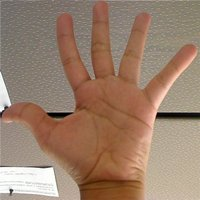
//> input picture CppImageProcessing/images/Back_Projection_Theory0.jpg, 200 x 200 px
$ ./focus_deblur -image=../images/Back_Projection_Theory0.jpg   (built with g++ and OpenCV 4)
//> lines starting //> are read from the running program, lines starting //| are printed output that depends on the picture; after the words box and inside, x2 and y2 are one past the last pixel; in counts of white or black regions, pixels touching at a corner belong together
/**
 * @brief Goal
 * 1. what a degradation image model is
 * 2. what the PSF of an out-of-focus image is
 * 3. how to restore a blurred image
 * 4. what is a Wiener filter
 *
 * @author Wei Li (weili_yzzcq@163.com)
 * @date 2023-05-06
 * @version Samples of OpenCV 4.7
 *
 */

#include <opencv2/imgproc.hpp>
#include <opencv2/highgui.hpp>
#include <opencv2/core/utils/logger.hpp>

#include <iostream>
#include <string>

void help();
void calcPSF(cv::Mat &outputImg, cv::Size filterSize, int R);
void fftshift(const cv::Mat &inputImg, cv::Mat &outputImg);
void filter2DFreq(const cv::Mat &inputImg, cv::Mat &outputImg, const cv::Mat &H);
void calcWnrFilter(const cv::Mat &input_h_PSF, cv::Mat &output_G, double nsr);

const cv::String keys =
    "{help h usage ? |             | print this message   }"
    "{image          |original.jpg | input image name     }"
    "{R              |5           | radius               }"
    "{SNR            |100         | signal to noise ratio}";

int main(int argc, char *argv[])
{
    cv::utils::logging::setLogLevel(
        cv::utils::logging::LogLevel::LOG_LEVEL_ERROR);
    /* -------------------------------------------------- */
    help();
    cv::CommandLineParser parser(argc, argv, keys);
    if (parser.has("help"))
    {
        parser.printMessage();
        return 0;
    }

    int R = parser.get<int>("R");
    int snr = parser.get<int>("SNR");
    std::string strInFileName = parser.get<cv::String>("image");
    if (!parser.check())
    {
        parser.printErrors();
        return 0;
    }

    cv::Mat imgIn = cv::imread(cv::samples::findFile(strInFileName),
                               cv::IMREAD_GRAYSCALE);
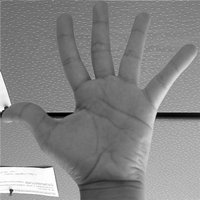
//> imgIn: 200 rows x 200 cols, CV_8UC1; min 0, max 255, mean 133.1
    if (imgIn.empty()) // check whether the image is loaded or not
    {
        std::cout << "ERROR : Image cannot be loaded..!!" << std::endl;
        return -1;
    }

    //! [main]
    // it needs to process even image only
    cv::Rect roi = cv::Rect(0, 0, imgIn.cols & -2, imgIn.rows & -2);
//> roi = Rect(0, 0, 200, 200)

    // Hw calculation (start)
    cv::Mat Hw, h;
    calcPSF(h, roi.size(), R);
    calcWnrFilter(h, Hw, 1.0 / double(snr));
    // Hw calculation (stop)

    // filtering (start)
    cv::Mat imgOut;
    filter2DFreq(imgIn(roi), imgOut, Hw);
    // filtering (stop)
    //! [main]

    imgOut.convertTo(imgOut, CV_8U);
    cv::normalize(imgOut, imgOut, 0, 255, cv::NORM_MINMAX);
    cv::imshow("Original", imgIn);
    cv::imshow("Debluring", imgOut);
    cv::imwrite("result.jpg", imgOut);

    cv::waitKey(0);
    cv::destroyAllWindows();
    return 0;
}

void help()
{
    std::cout << "2023-05-06\n";
    std::cout << "DeBlur_v8\n";
    std::cout << "You will learn how to recover an out-of-focus image by Wiener filter" << std::endl;
}

void calcPSF(cv::Mat &outputImg, cv::Size filterSize, int R)
{
//> called with filterSize = Size(200, 200), R = 5
    cv::Mat h(filterSize, CV_32F, cv::Scalar(0));
    cv::Point point(filterSize.width / 2, filterSize.height / 2);
//> point = Point(100, 100)
    cv::circle(h, point, R, 255, -1, 8);
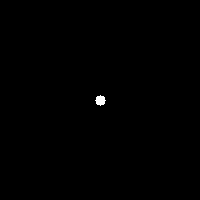
//> h: 200 rows x 200 cols, CV_32FC1; 0.2% white; 1 white region, box (x1, y1, x2, y2) and area: (95, 95, 106, 106) 81
    cv::Scalar summa = sum(h);
//> summa = Scalar(20655)
    outputImg = h / summa[0];
}

void fftshift(const cv::Mat &inputImg, cv::Mat &outputImg)
{
    outputImg = inputImg.clone();
    int cx = outputImg.cols / 2;
//> cx = 100
    int cy = outputImg.rows / 2;
//> cy = 100
    cv::Mat q0(outputImg, cv::Rect(0, 0, cx, cy));
    cv::Mat q1(outputImg, cv::Rect(cx, 0, cx, cy));
    cv::Mat q2(outputImg, cv::Rect(0, cy, cx, cy));
    cv::Mat q3(outputImg, cv::Rect(cx, cy, cx, cy));
    cv::Mat tmp;
    q0.copyTo(tmp);
    q3.copyTo(q0);
    tmp.copyTo(q3);
    q1.copyTo(tmp);
    q2.copyTo(q1);
    tmp.copyTo(q2);
}

void filter2DFreq(const cv::Mat &inputImg, cv::Mat &outputImg, const cv::Mat &H)
{
    cv::Mat planes[2] = {cv::Mat_<float>(inputImg.clone()),
                         cv::Mat::zeros(inputImg.size(), CV_32F)};
//> planes[1]: 200 rows x 200 cols, CV_32FC1; every value is 0

    cv::Mat complexI;
    cv::merge(planes, 2, complexI);
    cv::dft(complexI, complexI, cv::DFT_SCALE);

    cv::Mat planesH[2] = {cv::Mat_<float>(H.clone()),
                          cv::Mat::zeros(H.size(), CV_32F)};
    cv::Mat complexH;
    cv::merge(planesH, 2, complexH);
    cv::Mat complexIH;
    cv::mulSpectrums(complexI, complexH, complexIH, 0);

    cv::idft(complexIH, complexIH);
    cv::split(complexIH, planes);
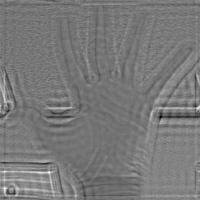
//> planes[0]: 200 rows x 200 cols, CV_32FC1; min -384.8, max 699.1, mean 131.8; drawn with min black and max white
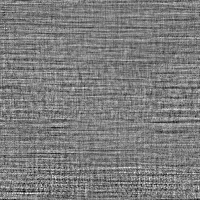
//> planes[1]: 200 rows x 200 cols, CV_32FC1; min -6.51e-05, max 6.75e-05, mean -2.33e-14; drawn with min black and max white
//> in main, `imgOut.convertTo(imgOut, CV_8U);`:
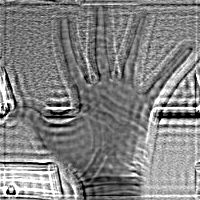
//> imgOut: 200 rows x 200 cols, CV_8UC1; min 0, max 255, mean 130.6
    outputImg = planes[0];
}

void calcWnrFilter(const cv::Mat &input_h_PSF, cv::Mat &output_G, double nsr)
{
    cv::Mat h_PSF_shifted;
    fftshift(input_h_PSF, h_PSF_shifted);
    cv::Mat planes[2] = {cv::Mat_<float>(h_PSF_shifted.clone()),
                         cv::Mat::zeros(h_PSF_shifted.size(), CV_32F)};
    cv::Mat complexI;
    cv::merge(planes, 2, complexI);
    cv::dft(complexI, complexI);
    cv::split(complexI, planes);
    cv::Mat denom;
    cv::pow(abs(planes[0]), 2, denom);
    denom += nsr;
    cv::divide(planes[0], denom, output_G);
}

$ run again, on CppImageProcessing/images/Histogram_Comparison_1.jpg
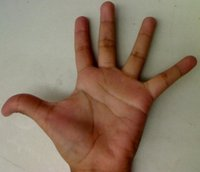
//> input picture CppImageProcessing/images/Histogram_Comparison_1.jpg, 200 x 172 px
//> h: 172 rows x 200 cols, CV_32FC1; 0.24% white; 1 white region, box (x1, y1, x2, y2) and area: (95, 81, 106, 92) 81
//> in filter2DFreq, `cv::split(complexIH, planes);`:
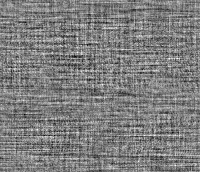
//> planes[1]: 172 rows x 200 cols, CV_32FC1; min -4.58e-05, max 4.65e-05, mean -1.18e-14; drawn with min black and max white
//> `imgOut.convertTo(imgOut, CV_8U);`:
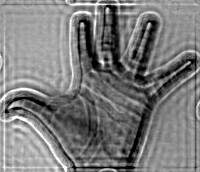
//> imgOut: 172 rows x 200 cols, CV_8UC1; min 0, max 255, mean 123.5
